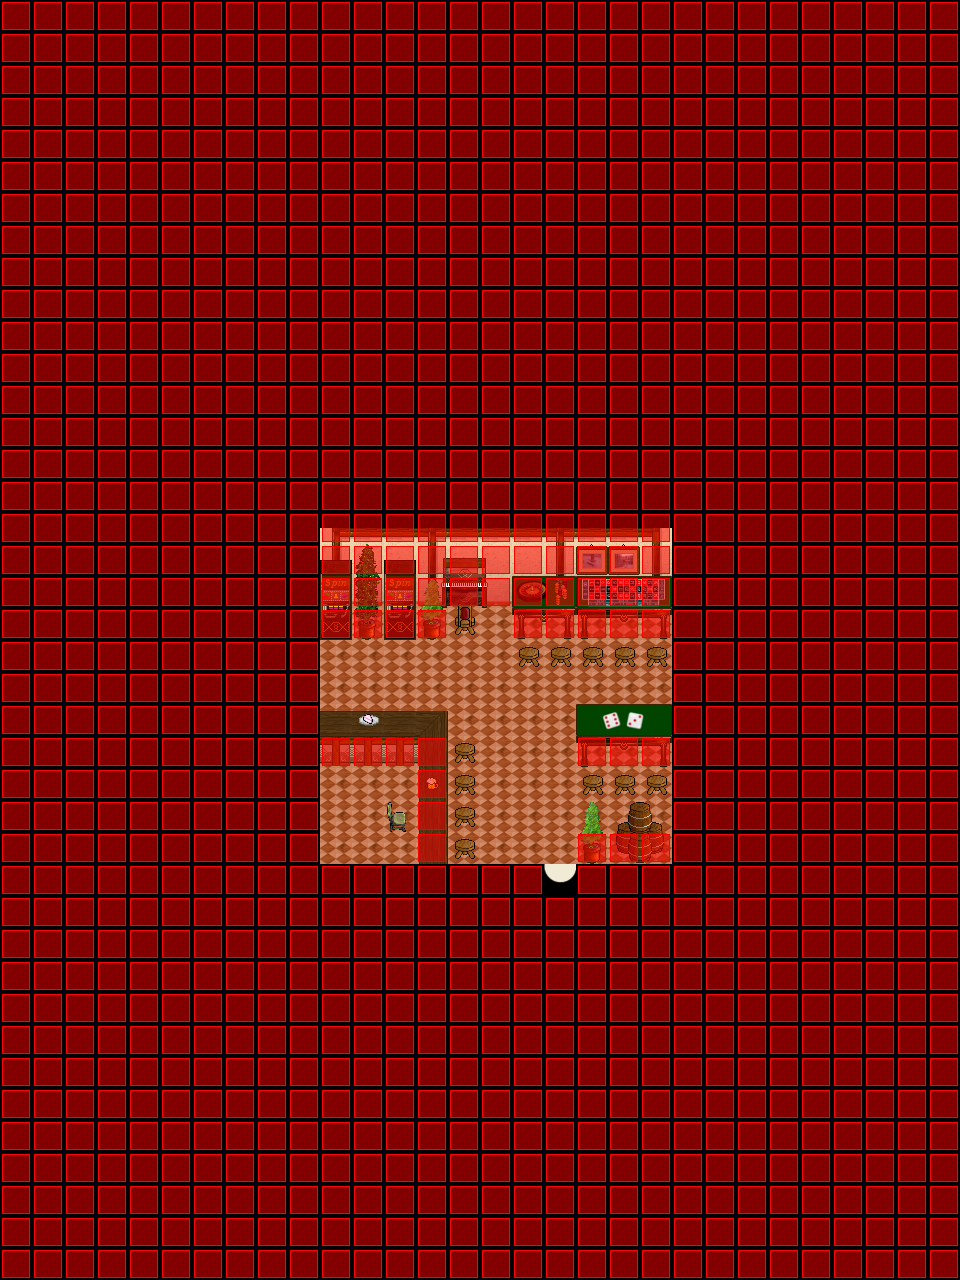

Below is a game level as drawn by its tile map, then a one-line description and the .tmx that defines it (tile-layer data replaced by summaries):
An orthogonal 30x40 tile map with 32x32 px tiles, 7 tile layers (Ground, Ground, Ground, Gound, ...), 5 tilesets and 2 objects (SCRIPT, WARP).

<map version="1.0" orientation="orthogonal" width="30" height="40" tilewidth="32" tileheight="32">
 <properties>
  <property name="music" value="inside2.ogg" />
 </properties>
 <tileset firstgid="1" name="collision1_32_32" tilewidth="32" tileheight="32">
  <image source="../graphics/tiles/collision1_32_32.png" width="1024" height="1024" />
 </tileset>
 <tileset firstgid="1025" name="indoor3_32_32" tilewidth="32" tileheight="32">
  <image source="../graphics/tiles/indoor3_32_32.png" width="1024" height="1024" />
 </tileset>
 <tileset firstgid="2049" name="indoor2_32_32" tilewidth="32" tileheight="32">
  <image source="../graphics/tiles/indoor2_32_32.png" width="1024" height="1024" />
 </tileset>
 <tileset firstgid="3073" name="indoor2_32_64" tilewidth="32" tileheight="64">
  <image source="../graphics/tiles/indoor2_32_64.png" width="1024" height="1024" />
 </tileset>
 <tileset firstgid="3585" name="indoor2_32_96" tilewidth="32" tileheight="96">
  <image source="../graphics/tiles/indoor2_32_96.png" width="1024" height="960" />
 </tileset>
 <layer name="Ground" width="30" height="40">
  <data>[1200 cells, 1200 non-empty, 3 distinct tile ids]</data>
 </layer>
 <layer name="Ground" width="30" height="40">
  <data>[1200 cells, 33 non-empty, 8 distinct tile ids]</data>
 </layer>
 <layer name="Ground" width="30" height="40">
  <data>[1200 cells, 26 non-empty, 13 distinct tile ids]</data>
 </layer>
 <layer name="Gound" width="30" height="40">
  <data>[1200 cells, 1 non-empty, 1 distinct tile ids]</data>
 </layer>
 <layer name="Fringe" width="30" height="40">
  <data>[1200 cells, 15 non-empty, 11 distinct tile ids]</data>
 </layer>
 <layer name="Over" width="30" height="40">
  <data>[1200 cells, 9 non-empty, 9 distinct tile ids]</data>
 </layer>
 <layer name="Collision" width="30" height="40">
  <data>[1200 cells, 1133 non-empty, 1 distinct tile ids]</data>
 </layer>
 <objectgroup name="Object" width="30" height="40">
  <object name="External Map Events" type="SCRIPT" x="0" y="0">
   <properties>
    <property name="FILENAME" value="scripts/maps/iw-nelaro-house13-o00-p01-o00.lua" />
   </properties>
  </object>
  <object name="Warp to nelaro house13 o0 o0 o0" type="WARP" x="544" y="864" width="32" height="32">
   <properties>
    <property name="DEST_MAP" value="iw-nelaro-house13-o00-o00-o00" />
    <property name="DEST_X" value="1200" />
    <property name="DEST_Y" value="816" />
   </properties>
  </object>
 </objectgroup>
</map>
